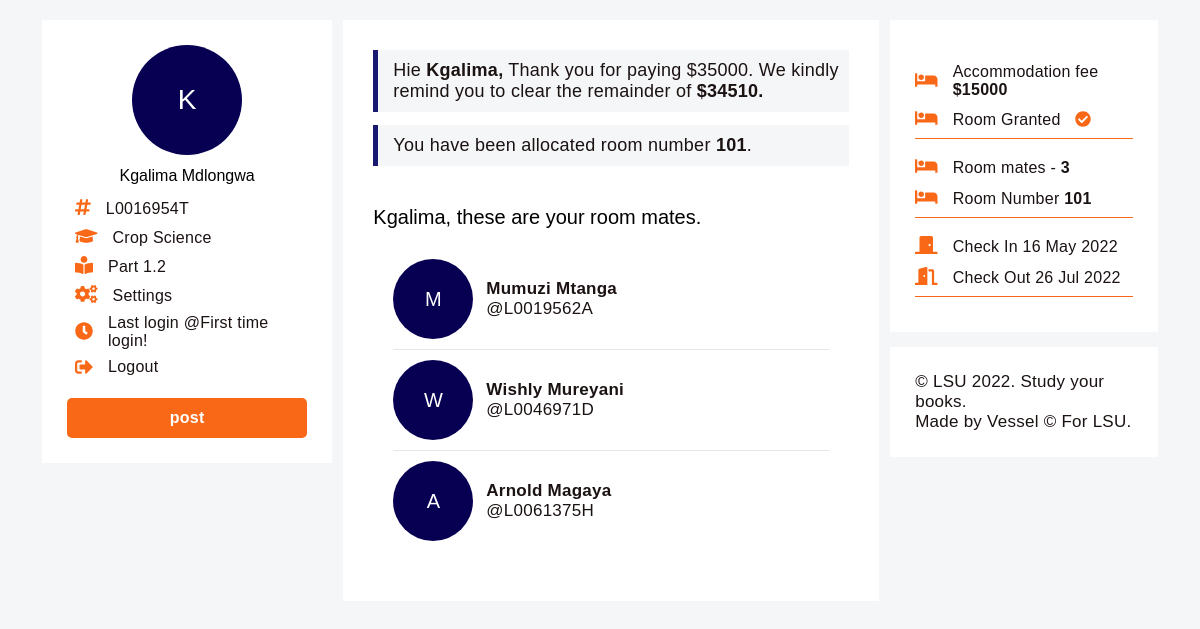
The app's page /home.php (signed in) with its own data.
### tables this page shows
CREATE TABLE `roomOccupiersMaleHostel` (
  `roomNumber` int(11) NOT NULL,
  `studentId` varchar(9) NOT NULL,
  PRIMARY KEY (`roomNumber`,`studentId`),
  KEY `studentId` (`studentId`),
  CONSTRAINT `roomOccupiersMaleHostel_ibfk_1` FOREIGN KEY (`studentId`) REFERENCES `studentDetails_bck` (`studentId`)
);

CREATE TABLE `studentDetails` (
  `studentId` varchar(9) NOT NULL,
  `nationalId` varchar(12) NOT NULL,
  `fullName` varchar(40) NOT NULL,
  `sex` varchar(1) NOT NULL,
  `DOB` date DEFAULT NULL,
  PRIMARY KEY (`studentId`),
  UNIQUE KEY `nationalId` (`nationalId`)
);

CREATE TABLE `studentProgramme` (
  `studentId` varchar(9) NOT NULL,
  `programmeCODE` varchar(10) NOT NULL,
  `part` decimal(2,1) NOT NULL,
  `facultyCODE` varchar(15) NOT NULL,
  `studentType` varchar(15) NOT NULL,
  PRIMARY KEY (`studentId`),
  KEY `programmeCODE` (`programmeCODE`),
  KEY `facultyCODE` (`facultyCODE`),
  KEY `studentType` (`studentType`),
  CONSTRAINT `studentProgramme_ibfk_1` FOREIGN KEY (`studentId`) REFERENCES `studentDetails_bck` (`studentId`) ON DELETE CASCADE,
  CONSTRAINT `studentProgramme_ibfk_2` FOREIGN KEY (`programmeCODE`) REFERENCES `lsuProgrammes` (`programmeCode`) ON DELETE CASCADE,
  CONSTRAINT `studentProgramme_ibfk_3` FOREIGN KEY (`facultyCODE`) REFERENCES `faculties` (`facultyCode`) ON DELETE CASCADE,
  CONSTRAINT `studentProgramme_ibfk_4` FOREIGN KEY (`studentType`) REFERENCES `accommodationFees` (`studentType`)
);

CREATE TABLE `accommodationFees` (
  `studentType` varchar(15) NOT NULL,
  `fee` decimal(10,0) NOT NULL,
  PRIMARY KEY (`studentType`)
);

### classes/controllers/ctr-panel-contr.php (called while the page is built, shortened)
<?php
  include_once './universal/universal-model.php';
  class CtrPanelContr extends UniversalModel{
    private $dataModel;
    private $studentId;
    public function __construct($studentId){
      $this->studentId = $studentId;
    }
    public function data(CtrPanelInterface $dataModel){
      $this->dataModel = $dataModel;
    }
    public function allocatedRoomNo(){
      return $this->dataModel->getAllocatedRoomNo($this->studentId);
    }
    public function roomAllocRoomMates(){
      $roomNo = $this->allocatedRoomNo();
      return $this->dataModel->getRoomAllocRoomMates($roomNo,$this->studentId);
    }
    public function roomRequest(){
      return $this->dataModel->getRoomRequest($this->studentId);
    }
    public function countNumOfRoomMates(){
      $roomNo = $this->allocatedRoomNo();
      return $this->dataModel->getNumOfRoomMates($roomNo);
    }
  }

### classes/db/db.php (called while the page is built)
<?php
  class Db{
    private $server = "localhost";
    private $user = "root";
    private $password = "";
    private $dbname = "lsu";
    protected function connect(){
      $dsn = "mysql:host=" .$this->server. ";dbname=" .$this->dbname;
      $pdo = new PDO($dsn, $this->user, $this->password);
      $pdo->setAttribute(PDO::ATTR_DEFAULT_FETCH_MODE, PDO::FETCH_ASSOC);
      return $pdo;
    }
  }

### classes/models/ctr-panel-models/ctr-panel-mm.php (called while the page is built, shortened)
<?php
  require_once './classes/db/db.php';
  class CtrPanelMM extends Db implements CtrPanelInterface{
    public function getAllocatedRoomNo($studentId){
      $sql = " SELECT roomNumber FROM roomOccupiersMaleHostel WHERE studentId = ?; ";
      $stmt = $this->connect()->prepare($sql);
      $stmt->execute([$studentId]);
      $data = $stmt->fetch(PDO::FETCH_OBJ);
      return $data ? $data->roomNumber : false;
    }
    public function getRoomAllocRoomMates($roomNo, $studentId){
      $sql = " SELECT sd.fullName, sd.studentId
               FROM studentDetails sd
               JOIN roomOccupiersMaleHostel romh  ON sd.studentId =  romh.studentId
               WHERE romh.roomNumber = $roomNo AND romh.studentId != ? ;
            ";
      $stmt = $this->connect()->prepare($sql);
      $stmt->execute([$studentId]);
      $data = $stmt->fetchAll(PDO::FETCH_OBJ);
      return $data ? $data : false;
    }
    public function getNumOfRoomMates($roomNo){
      $sql = " SELECT COUNT(*) AS count FROM roomOccupiersMaleHostel
                 WHERE roomNumber = $roomNo; ";
      $stmt = $this->connect()->query($sql);
      $data = $stmt->fetch(PDO::FETCH_OBJ);
      return $data ? $data->count : false;
    }
    public function getRoomRequest($studentId){
      $sql = " SELECT marker FROM requestsMaleHostel WHERE studentId = ? ";
      $stmt = $this->connect()->prepare($sql);
      $stmt->execute([$studentId]);
      $data = $stmt->fetch(PDO::FETCH_OBJ);
      return $data ? $data->marker : -1;
    }
  }

### universal/universal-contr.php (called while the page is built, shortened)
<?php
  include_once 'universal-model.php';
  class UniversalContr extends UniversalModel{
    private $studentId;
    public function __construct($currentSessionStudentId){
      $this->studentId = $currentSessionStudentId;
    }
    public function studentTuitionDetails(){
      $data = $this->pullStudentTuitionDetails($this->studentId);
      $this->studentFirstName = substr($data['fullname'], 0, strpos($data['fullname'], " "));
    }
  }

### universal/universal-model.php (called while the page is built, shortened)
<?php
  if(file_exists('./classes/db/db.php') == false){
    require_once '../classes/db/db.php';
  }else{
    require_once './classes/db/db.php';
  }
  class UniversalModel extends Db{
    protected function pullStudentTuitionDetails($studentId){
      $sql = "call spGetTuitionDetails(?);";
      $stmt = $this->connect()->prepare($sql);
      $stmt->execute([$studentId]);
      return $stmt->fetch();
    }
}

### classes/controllers/right-panel-contr.php (called while the page is built, shortened)
<?php
  include_once './classes/models/right-panel-model.php';
  class RightPanelContr extends RightPanelModel{
    private $studentId;
    public function __construct($studentId){
      $this->studentId = $studentId;
    }
    public function accommodationFees(){
      $studentType = $this->studentType();
      return $this->getAccFees($studentType);
    }
    public function studentType(){
      return $this->getStudentType($this->studentId);
    }
    public function checkInOutDates(){
      $details = $this->studentProgrammeDetails();
      $facultyCode = $details[0]->facultyCode;
      $level = floor($details[0]->part);
      return $this->getCheckInOutDates($facultyCode, $level);
    }
    public function formatDate($date){
      $formatted = strtotime($date);
      return date('d M Y', $formatted);
    }
    public function studentProgrammeDetails(){
      return $this->getStudentProgrammeDetails($this->studentId);
    }
  }

### classes/models/right-panel-model.php (called while the page is built)
<?php
  include_once './classes/db/db.php';
  class RightPanelModel extends Db{
    protected function getAccFees($studentType){
      $sql = " SELECT fee FROM  accommodationFees WHERE studentType = '$studentType' ; ";
      $stmt = $this->connect()->query($sql);
      $data = $stmt->fetch(PDO::FETCH_OBJ);
      return $data->fee;
    }
    protected function getStudentType($studentId){
      $sql = " SELECT studentType FROM studentProgramme WHERE studentId = ? ";
      $stmt = $this->connect()->prepare($sql);
      $stmt->execute([$studentId]);
      $data = $stmt->fetch(PDO::FETCH_OBJ);
      return $data->studentType;
    }
    protected function getCheckInOutDates($facultyCode, $level){
      $sql = " SELECT checkIn, checkOut FROM facultyCheckInOut
               WHERE facultyCode = '$facultyCode' AND part = '$level'; ";
      $stmt = $this->connect()->query($sql);
      $data = $stmt->fetchAll(PDO::FETCH_OBJ);
      return $data ? $data : false;
    }
    protected function getStudentProgrammeDetails($studentId){
      $sql = " SELECT facultyCode, part FROM studentProgramme WHERE studentId = ?; ";
      $stmt = $this->connect()->prepare($sql);
      $stmt->execute([$studentId]);
      $data = $stmt->fetchAll(PDO::FETCH_OBJ);
      return $data ? $data : false;
    }
  }

### center-panel/allocated-room.php (the view)
<?php
  $roomNo = $ctrPanel->allocatedRoomNo();
  $myRoomMates = $ctrPanel->roomAllocRoomMates();
  $currentSessionStudentName = $universal->studentFirstName;
  $roomMates = '';
  foreach($myRoomMates as $student){
    $profileLetter = substr($student->fullName, 0, 1);
    $roomMates .=
      '
          <div class="preferred-rm-mt">
              <div class="preferred-rm-mt-profile">
                  <div class="preferred-letter-container">
                    <span class="preferred-letter">'.$profileLetter.'</span>
                  </div>
                  <div class="preferred-rm-mt-details">
                    <h4 class="preferred-rm-mt-name">'.$student->fullName.' </h4>
                        <p>@<span class="preferred-rm-mt-st-number">'.$student->studentId.'</span></p>
                    </div>
              </div>
            </div>
      ';
  }
  echo '
    <div class="reminder-container">
      <div class="reminder">
        <p class="reminder-text">
          You have been allocated room number <b> '.$roomNo.'</b>.
        </p>
      </div>
    </div>
    ';
  echo '
    <section class="center-panel-main-content">
      <div class="preferred-rm-ms-container">
        <h2 class="preferred-rm-ms-heading">
          '.$currentSessionStudentName.', these are your room mates.
        </h2>
          <div class="preferred-rm-ms-content">
              '.$roomMates.'
          </div>
      </div>
    </section>
  ';
?>

### right-panel.php (shortened to what this page needs)
<section class="right-panel-alt">
  <?php
    $studentId = $_SESSION['studentId'];
    include_once './classes/controllers/right-panel-contr.php';
    $rightPanel = new RightPanelContr($studentId);
    $accFee = $rightPanel->accommodationFees();
    $dates = $rightPanel->checkInOutDates();
    if($roomAllocationStatus == 1){
      $roomNo = $ctrPanel->allocatedRoomNo();
      $noOfRoomMates = $ctrPanel->countNumOfRoomMates() - 1;
    }
    $checkInDate = $rightPanel->formatDate($dates[0]->checkIn);
    $checkOutDate = $rightPanel->formatDate($dates[0]->checkOut);
  ?>
  <div class="main-right-panel-alt">
    <div class="acc-details">
      <ul class="acc-ul-container">
        <li class="ls-item">
          <button class="acc-room-number-icon acc-icons">
            <i class="fas fa-bed"></i>
          </button>
          <p> Accommodation fee
            <?php
              echo '
                <span>
                  <b>$'.$accFee.'</b>
                </span>
              ';
            ?>
         </p>
        </li>
        <?php
          if($ctrPanel->roomRequest() == 1){
            echo '
              <li class="ls-item">
                <button class="acc-room-number-icon acc-icons">
                  <i class="fas fa-bed"></i>
                </button>
                <p>
                  Room Granted
                  <button class="room-check acc-icons">
                    <i class="fas fa-check-circle"></i>
                  </button>
                </p>
              </li>
              <li class="ls-item">
                <button class="acc-room-number-icon acc-icons">
                  <i class="fas fa-bed"></i>
                </button>
                <p>
                  Room mates
                    <span>
                      - <b>'.$noOfRoomMates.'</b>
                    </span>
                </p>
              </li>
              <li class="ls-item">
                <button class="acc-room-number-icon acc-icons">
                  <i class="fas fa-bed"></i>
                </button>
                <p>
                  Room Number
                    <span>
                      <b>'.$roomNo.'</b>
                    </span>
                </p>
              </li>
            ';
          }
        ?>
        <li class="ls-item">
          <button class="acc-check-in-icon acc-icons">
            <i class="fas fa-door-closed"></i>
          </button>
          <p>Check In
            <?php
              echo '
                <span class="check-out-date">
                  '.$checkInDate.'
                </span>
              ';
            ?>
          </p>
        </li>
        <li class="ls-item">
          <button class="acc-check-out-icon acc-icons">
            <i class="fas fa-door-open"></i>
          </button>
          <p>
            Check Out
            <?php
              echo '
                <span class="check-out-date">
                  '.$checkOutDate.'
                </span>
              ';
            ?>
          </p>
        </li>
      </ul>
    </div>
  </div>
  <div class="copyright-info-container">
    <p class="copyright-text">&copy; LSU
      <span id="copyright-year">2022</span>. Study your books.</p>
    <p class="copyright-text">Made by Vessel &copy; For LSU.</p>
  </div>
</section>

### records on screen
roomoccupiersmalehostel: roomNumber "101"
studentdetails: fullName "M", fullName "Mumuzi Mtanga", studentId "L0019562A"
studentdetails: fullName "W", fullName "Wishly Mureyani", studentId "L0046971D"
studentdetails: fullName "A", fullName "Arnold Magaya", studentId "L0061375H"
studentprogramme: studentType.fee "15000"

### other values on screen
$profileLetter "K"
$studentName "Kgalima Mdlongwa"
$studentId "L0016954T"
$program "Crop Science"
$part "1.2"
$loginTimeStampText "First time login!"
$universal->studentFirstName "Kgalima"
$universal->studentClearedTuition "35000"
$universal->studentTuitionOwing "34510"
$currentSessionStudentName "Kgalima"
$noOfRoomMates "3"
$checkInDate "16 May 2022"
$checkOutDate "26 Jul 2022"
